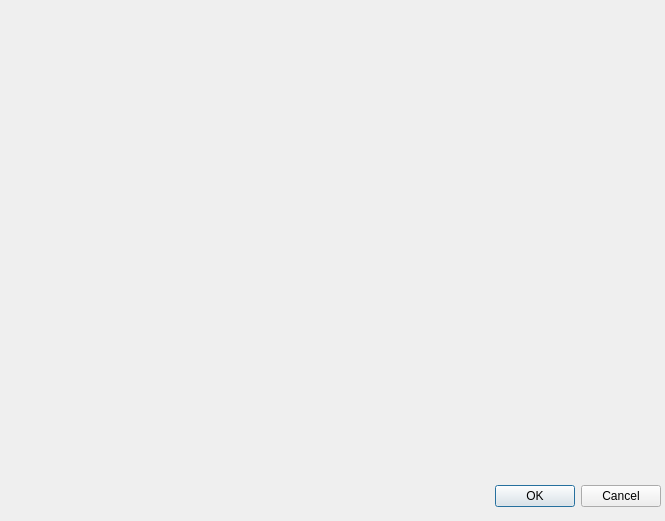
<?xml version="1.0" encoding="UTF-8"?>
<ui version="4.0">
 <class>AbilitiesMenu</class>
 <widget class="QDialog" name="AbilitiesMenu">
  <property name="geometry">
   <rect>
    <x>0</x>
    <y>0</y>
    <width>665</width>
    <height>521</height>
   </rect>
  </property>
  <property name="windowTitle">
   <string>Dialog</string>
  </property>
  <widget class="QDialogButtonBox" name="buttonBox">
   <property name="geometry">
    <rect>
     <x>320</x>
     <y>480</y>
     <width>341</width>
     <height>32</height>
    </rect>
   </property>
   <property name="orientation">
    <enum>Qt::Horizontal</enum>
   </property>
   <property name="standardButtons">
    <set>QDialogButtonBox::Cancel|QDialogButtonBox::Ok</set>
   </property>
  </widget>
 </widget>
 <resources/>
 <connections>
  <connection>
   <sender>buttonBox</sender>
   <signal>accepted()</signal>
   <receiver>AbilitiesMenu</receiver>
   <slot>accept()</slot>
   <hints>
    <hint type="sourcelabel">
     <x>248</x>
     <y>254</y>
    </hint>
    <hint type="destinationlabel">
     <x>157</x>
     <y>274</y>
    </hint>
   </hints>
  </connection>
  <connection>
   <sender>buttonBox</sender>
   <signal>rejected()</signal>
   <receiver>AbilitiesMenu</receiver>
   <slot>reject()</slot>
   <hints>
    <hint type="sourcelabel">
     <x>316</x>
     <y>260</y>
    </hint>
    <hint type="destinationlabel">
     <x>286</x>
     <y>274</y>
    </hint>
   </hints>
  </connection>
 </connections>
</ui>
